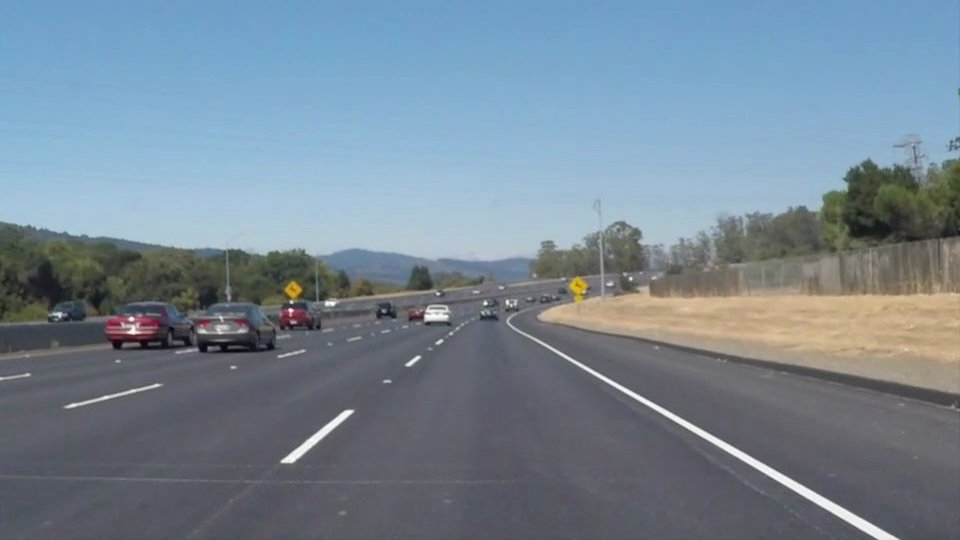
#> input picture inputs/solidWhiteCurve.jpg, 960 x 540 px
$ python -i lane_detector.py   (imports and definitions only)   (older library calls are emulated)
#> lines starting #> are read from the running program, lines starting #| are printed output that depends on the picture; after the words box and inside, x2 and y2 are one past the last pixel; in counts of white or black regions, pixels touching at a corner belong together
import cv2
import numpy as np

class LaneDetector:
    def __init__(self):

        self.left_a, self.left_b, self.left_c = [], [], []
        self.right_a, self.right_b, self.right_c = [], [], []
        self.lane_distance_threshold_m = 4.0

    def pipeline(self, img, s_thresh=(100, 255), sx_thresh=(15, 255)):
        img = np.copy(img)
        hls = cv2.cvtColor(img, cv2.COLOR_RGB2HLS).astype(float)
        l_channel = hls[:,:,1]
        s_channel = hls[:,:,2]

        sobelx = cv2.Sobel(l_channel, cv2.CV_64F, 1, 1)
        abs_sobelx = np.absolute(sobelx)
        scaled_sobel = np.uint8(255*abs_sobelx/np.max(abs_sobelx))

        sxbinary = np.zeros_like(scaled_sobel)
        sxbinary[(scaled_sobel >= sx_thresh[0]) & (scaled_sobel <= sx_thresh[1])] = 1

        s_binary = np.zeros_like(s_channel)
        s_binary[(s_channel >= s_thresh[0]) & (s_channel <= s_thresh[1])] = 1

        combined_binary = np.zeros_like(sxbinary)
        combined_binary[(s_binary == 1) | (sxbinary == 1)] = 1
        return combined_binary

    def perspective_warp(self, img, dst_size=(1280,720)):
        src = np.float32([(0.43,0.65),(0.58,0.65),(0.1,1),(1,1)])
        dst = np.float32([(0,0), (1, 0), (0,1), (1,1)])
        img_size = np.float32([(img.shape[1],img.shape[0])])
        src = src * img_size
        dst = dst * np.float32(dst_size)
        M = cv2.getPerspectiveTransform(src, dst)
        warped = cv2.warpPerspective(img, M, dst_size)
        return warped, M

    def get_hist(self, img):
        return np.sum(img[img.shape[0]//2:,:], axis=0)

    def sliding_window(self, img, nwindows=9, margin=150, minpix=1, draw_windows=True):
        left_fit_ = np.empty(3)
        right_fit_ = np.empty(3)
        out_img = np.dstack((img, img, img))*255

        histogram = self.get_hist(img)
        midpoint = int(histogram.shape[0]/2)
        leftx_base = np.argmax(histogram[:midpoint])
        rightx_base = np.argmax(histogram[midpoint:]) + midpoint

        window_height = int(img.shape[0]/nwindows)
        nonzero = img.nonzero()
        nonzeroy = np.array(nonzero[0])
        nonzerox = np.array(nonzero[1])
        leftx_current = leftx_base
        rightx_current = rightx_base

        left_lane_inds = []
        right_lane_inds = []

        for window in range(nwindows):
            win_y_low = img.shape[0] - (window+1)*window_height
            win_y_high = img.shape[0] - window*window_height
            win_xleft_low = leftx_current - margin
            win_xleft_high = leftx_current + margin
            win_xright_low = rightx_current - margin
            win_xright_high = rightx_current + margin

            if draw_windows:
                cv2.rectangle(out_img,(win_xleft_low,win_y_low),(win_xleft_high,win_y_high),(100,255,255), 3)
                cv2.rectangle(out_img,(win_xright_low,win_y_low),(win_xright_high,win_y_high),(100,255,255), 3)

            good_left_inds = ((nonzeroy >= win_y_low) & (nonzeroy < win_y_high) &
                            (nonzerox >= win_xleft_low) & (nonzerox < win_xleft_high)).nonzero()[0]
            good_right_inds = ((nonzeroy >= win_y_low) & (nonzeroy < win_y_high) &
                            (nonzerox >= win_xright_low) & (nonzerox < win_xright_high)).nonzero()[0]

            left_lane_inds.append(good_left_inds)
            right_lane_inds.append(good_right_inds)

            if len(good_left_inds) > minpix:
                leftx_current = int(np.mean(nonzerox[good_left_inds]))
            if len(good_right_inds) > minpix:
                rightx_current = int(np.mean(nonzerox[good_right_inds]))

        left_lane_inds = np.concatenate(left_lane_inds)
        right_lane_inds = np.concatenate(right_lane_inds)

        leftx = nonzerox[left_lane_inds]
        lefty = nonzeroy[left_lane_inds]
        rightx = nonzerox[right_lane_inds]
        righty = nonzeroy[right_lane_inds]

        if len(lefty) > 0 and len(leftx) > 0:
            left_fit = np.polyfit(lefty, leftx, 2)
            self.left_a.append(left_fit[0])
            self.left_b.append(left_fit[1])
            self.left_c.append(left_fit[2])
        else:
            left_fit = None

        if len(righty) > 0 and len(rightx) > 0:
            right_fit = np.polyfit(righty, rightx, 2)
            self.right_a.append(right_fit[0])
            self.right_b.append(right_fit[1])
            self.right_c.append(right_fit[2])
        else:
            right_fit = None

        left_fit_[0] = np.mean(self.left_a[-10:]) if self.left_a else 0
        left_fit_[1] = np.mean(self.left_b[-10:]) if self.left_b else 0
        left_fit_[2] = np.mean(self.left_c[-10:]) if self.left_c else 0

        right_fit_[0] = np.mean(self.right_a[-10:]) if self.right_a else 0
        right_fit_[1] = np.mean(self.right_b[-10:]) if self.right_b else 0
        right_fit_[2] = np.mean(self.right_c[-10:]) if self.right_c else 0

        ploty = np.linspace(0, img.shape[0]-1, img.shape[0])
        left_fitx = left_fit_[0]*ploty**2 + left_fit_[1]*ploty + left_fit_[2]
        right_fitx = right_fit_[0]*ploty**2 + right_fit_[1]*ploty + right_fit_[2]

        out_img[nonzeroy[left_lane_inds], nonzerox[left_lane_inds]] = [255, 0, 100]
        out_img[nonzeroy[right_lane_inds], nonzerox[right_lane_inds]] = [0, 100, 255]

        return out_img, (left_fitx, right_fitx), (left_fit_, right_fit_), ploty

    def get_curve(self, img, leftx, rightx):
        ploty = np.linspace(0, img.shape[0]-1, img.shape[0])
        y_eval = np.max(ploty)
        ym_per_pix = 30.5/720
        xm_per_pix = 3.7/720
         # Ensure leftx, rightx, and ploty are the same length and not empty
        min_len = min(len(leftx), len(rightx), len(ploty))
        if min_len == 0:
            # Return default values if any array is empty
            return 0, 0, 0, 0, 0

        leftx = leftx[:min_len]
        rightx = rightx[:min_len]
        ploty = ploty[:min_len]
        left_fit_cr = np.polyfit(ploty*ym_per_pix, leftx*xm_per_pix, 2)
        right_fit_cr = np.polyfit(ploty*ym_per_pix, rightx*xm_per_pix, 2)

        left_curverad = ((1 + (2*left_fit_cr[0]*y_eval*ym_per_pix + left_fit_cr[1])**2)**1.5) / np.absolute(2*left_fit_cr[0])
        right_curverad = ((1 + (2*right_fit_cr[0]*y_eval*ym_per_pix + right_fit_cr[1])**2)**1.5) / np.absolute(2*right_fit_cr[0])

        car_pos = img.shape[1]/2
        l_fit_x_int = left_fit_cr[0]*img.shape[0]**2 + left_fit_cr[1]*img.shape[0] + left_fit_cr[2]
        r_fit_x_int = right_fit_cr[0]*img.shape[0]**2 + right_fit_cr[1]*img.shape[0] + right_fit_cr[2]

        left_lane_dist_from_center = (car_pos - l_fit_x_int) * xm_per_pix
        right_lane_dist_from_center = (r_fit_x_int - car_pos) * xm_per_pix

        center_offset = (car_pos - (r_fit_x_int + l_fit_x_int)/2) * xm_per_pix

        return (left_curverad, right_curverad, center_offset, left_lane_dist_from_center, right_lane_dist_from_center)

    def draw_lanes(self, img, left_fit, right_fit, Minv):
        ploty = np.linspace(0, img.shape[0]-1, img.shape[0])
        color_img = np.zeros_like(img)

        left = np.array([np.transpose(np.vstack([left_fit, ploty]))])
        right = np.array([np.flipud(np.transpose(np.vstack([right_fit, ploty])))])
        points = np.hstack((left, right))

        cv2.fillPoly(color_img, np.int_(points), (0,200,255))
        inv_perspective = cv2.warpPerspective(color_img, Minv, (img.shape[1], img.shape[0]))
        inv_perspective = cv2.addWeighted(img, 1, inv_perspective, 0.7, 0)
        return inv_perspective

    def process_frame(self, frame):
        frame_rgb = cv2.cvtColor(frame, cv2.COLOR_BGR2RGB)
        binary_img = self.pipeline(frame_rgb)
        warped_img, M = self.perspective_warp(binary_img)
        Minv = cv2.getPerspectiveTransform(
            np.float32([(0,0), (1, 0), (0,1), (1,1)])*np.float32([(frame.shape[1],frame.shape[0])]),
            np.float32([(0.43,0.65),(0.58,0.65),(0.1,1),(1,1)])*np.float32([(frame.shape[1],frame.shape[0])])
        )

        out_img, curves, lanes, ploty = self.sliding_window(warped_img, draw_windows=False)

        if curves and len(curves[0]) > 0 and len(curves[1]) > 0:
            left_curverad, right_curverad, center_offset, left_lane_dist_from_center, right_lane_dist_from_center = self.get_curve(frame, curves[0], curves[1])
            processed_frame = self.draw_lanes(frame, curves[0], curves[1], Minv)

            font = cv2.FONT_HERSHEY_SIMPLEX
            fontSize = 1

            # Add measurements
            cv2.putText(processed_frame, f'Lane Curvature: {np.mean([left_curverad, right_curverad]):.0f} m', (50, 50), font, fontSize, (255,255,255), 2)
            cv2.putText(processed_frame, f'Vehicle offset: {center_offset:.2f} m', (50, 100), font, fontSize, (255,255,255), 2)
            cv2.putText(processed_frame, f'Left Lane Dist: {left_lane_dist_from_center:.2f} m', (50, 150), font, fontSize, (255,255,255), 2)
            cv2.putText(processed_frame, f'Right Lane Dist: {right_lane_dist_from_center:.2f} m', (50, 200), font, fontSize, (255,255,255), 2)

            # Check lane departure
            if abs(left_lane_dist_from_center) > self.lane_distance_threshold_m or abs(right_lane_dist_from_center) > self.lane_distance_threshold_m:
                if abs(left_lane_dist_from_center) > self.lane_distance_threshold_m:
                    warning_message = f"WARNING: Vehicle out of left lane by {abs(left_lane_dist_from_center) - self.lane_distance_threshold_m:.2f} m"
                    steering_message = "Steer Right"
                else:
                    warning_message = f"WARNING: Vehicle out of right lane by {abs(right_lane_dist_from_center) - self.lane_distance_threshold_m:.2f} m"
                    steering_message = "Steer Left"
                warning_color = (0, 0, 255)
            else:
                warning_message = "Good lane keeping"
                steering_message = ""
                warning_color = (0, 255, 0)

            cv2.putText(processed_frame, warning_message, (frame.shape[1] // 2 - 400, frame.shape[0] // 2), font, fontSize * 1.2, warning_color, 2)
            if steering_message:
                cv2.putText(processed_frame, steering_message, (frame.shape[1] // 2 - 100, frame.shape[0] // 2 + 50), font, fontSize * 1.5, warning_color, 3)

            return processed_frame, out_img
        else:
            cv2.putText(frame, "No lanes detected", (frame.shape[1] // 2 - 400, frame.shape[0] // 2), font, fontSize * 1.2, (255, 255, 0), 2)
            return frame, out_img

>>> import cv2
>>> picture = cv2.imread('inputs/solidWhiteCurve.jpg')
#> picture is the input picture: shape (540, 960, 3); mean B, G, R 148.1, 134.5, 118.5
>>> result = LaneDetector().process_frame(picture)
#> in pipeline, `hls = cv2.cvtColor(img, cv2.COLOR_RGB2HLS).astype(float)`:
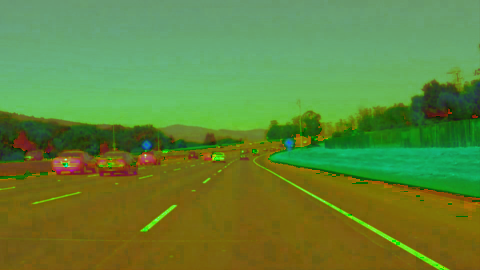
#> hls: shape (540, 960, 3) float64 (shown at 1/2 size); mean R, G, B 97.9, 133.5, 57.7
#> in pipeline, `l_channel = hls[:,:,1]`:
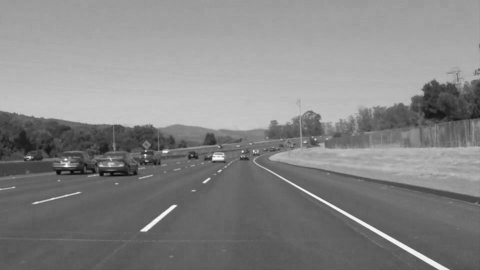
#> l_channel: shape (540, 960) float64 (shown at 1/2 size); min 8, max 255, mean 133.5
#> in pipeline, `s_channel = hls[:,:,2]`:
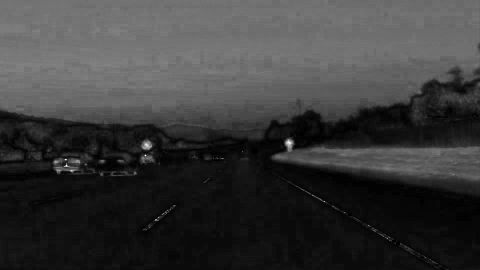
#> s_channel: shape (540, 960) float64 (shown at 1/2 size); min 0, max 255, mean 57.7
#> in pipeline, `sobelx = cv2.Sobel(l_channel, cv2.CV_64F, 1, 1)`:
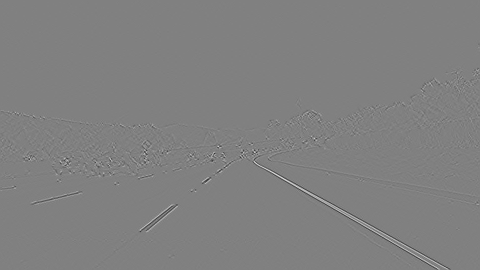
#> sobelx: shape (540, 960) float64 (shown at 1/2 size); min -135, max 133, mean 0; drawn with min black and max white
#> in process_frame, `binary_img = self.pipeline(frame_rgb)`:
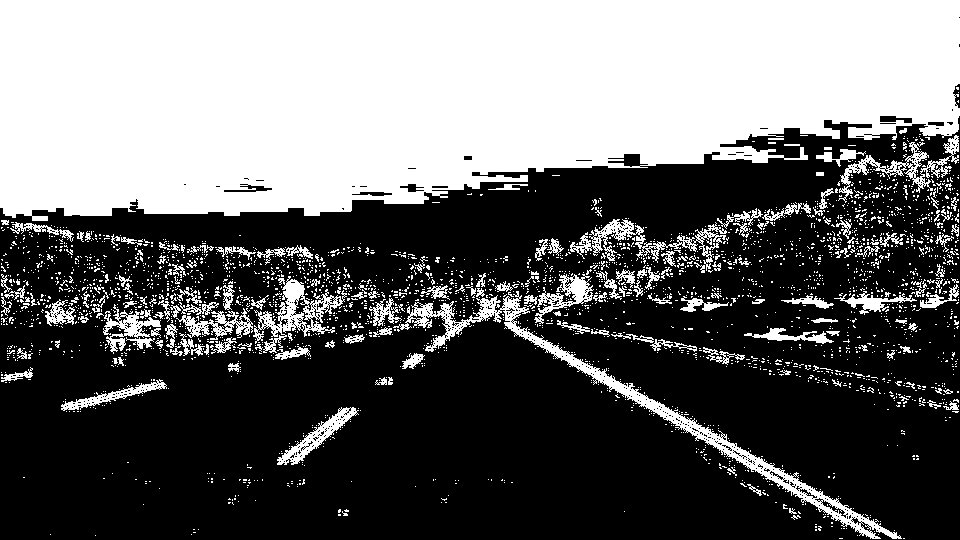
#> binary_img: shape (540, 960); values 0 (black) and 1 (white), 40.7% white; 3016 white regions (2841 under 20 px), largest, box (x1, y1, x2, y2) and area: (0, 0, 960, 221) 172331, (393, 291, 902, 539) 6625, (253, 276, 347, 353) 2073
#> in perspective_warp, `warped = cv2.warpPerspective(img, M, dst_size)`:
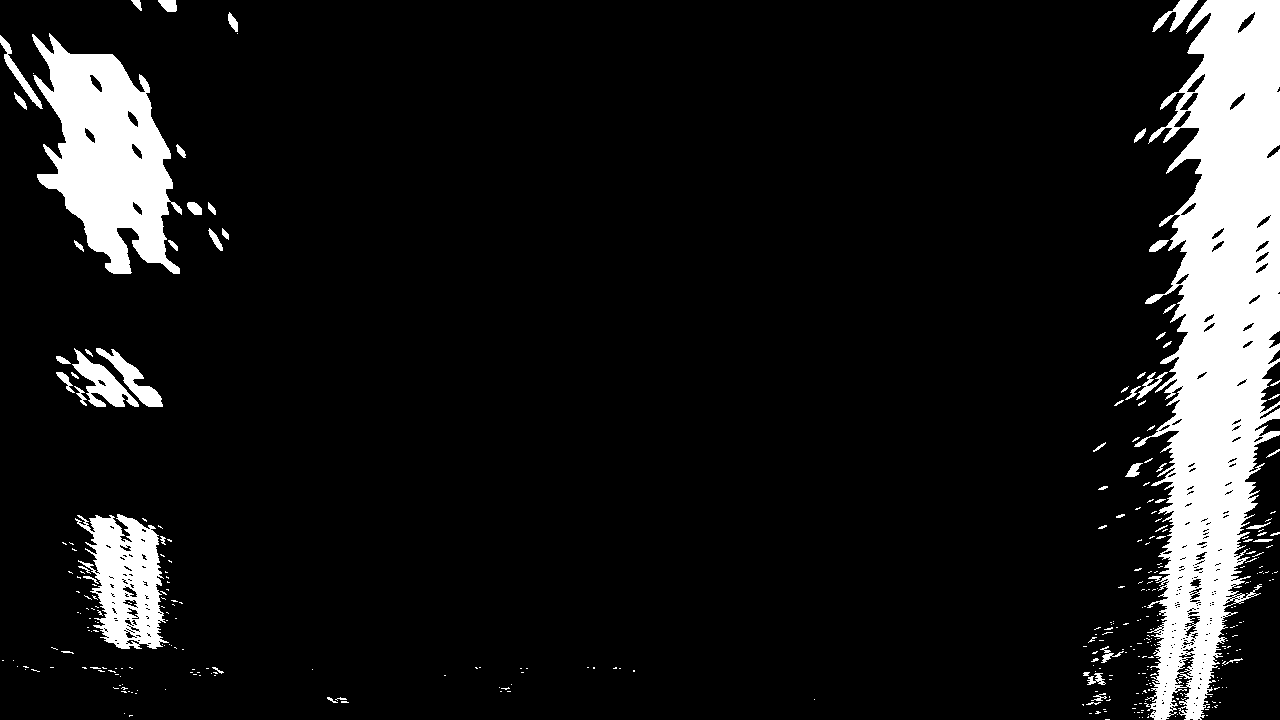
#> warped: shape (720, 1280); values 0 (black) and 1 (white), 10.3% white; 347 white regions (286 under 20 px), largest, box (x1, y1, x2, y2) and area: (1134, 0, 1280, 720) 59575, (32, 33, 182, 274) 19781, (75, 514, 169, 649) 7292
#> in process_frame, `warped_img, M = self.perspective_warp(binary_img)`: M = [[-1.07, -1.8, 1074], [2.37e-16, -2.76, 968.3], [0, -0.00319, 1]]
#> in sliding_window, `histogram = self.get_hist(img)`: histogram = 1280 values, max 338 at index 1202, min 0 at index 0, mean 30.32
#> in sliding_window, `leftx_base = np.argmax(histogram[:midpoint])`: leftx_base = 118
#> in sliding_window, `rightx_base = np.argmax(histogram[midpoint:]) + midpoint`: rightx_base = 1202
#> in sliding_window, `nonzero = img.nonzero()`: nonzero = 94581 positions, rows 0 to 719, columns 0 to 1279
#> in sliding_window, `leftx_current = leftx_base`: leftx_current = 118
#> in sliding_window, `rightx_current = rightx_base`: rightx_current = 1202
#> the loop in sliding_window, `for window in range(nwindows):` made 9 passes
#> (win_xleft_low, win_xleft_high, win_xright_low, win_xright_high, leftx_current, rightx_current) on passes 1 to 8: (-32, 268, 1052, 1352, 130, 1174), (-20, 280, 1024, 1324, 127, 1196), (-23, 277, 1046, 1346, 121, 1206), (-29, 271, 1056, 1356, 124, 1212), (-26, 274, 1062, 1362, 107, 1219), (-43, 257, 1069, 1369, 134, 1225), (-16, 284, 1075, 1375, 117, 1231), (-33, 267, 1081, 1381, 101, 1228)
#> after the loop in sliding_window, `for window in range(nwindows):`: left_lane_inds = 9 items
#> in sliding_window, `left_fit = np.polyfit(lefty, leftx, 2)`: left_fit = [-0.000203, 0.193, 82.18]
#> in sliding_window, `right_fit = np.polyfit(righty, rightx, 2)`: right_fit = [-0.000156, 0.0302, 1230.1]
#> in sliding_window, `out_img[nonzeroy[right_lane_inds], nonzerox[right_lane_inds]] = [0, 10..`:
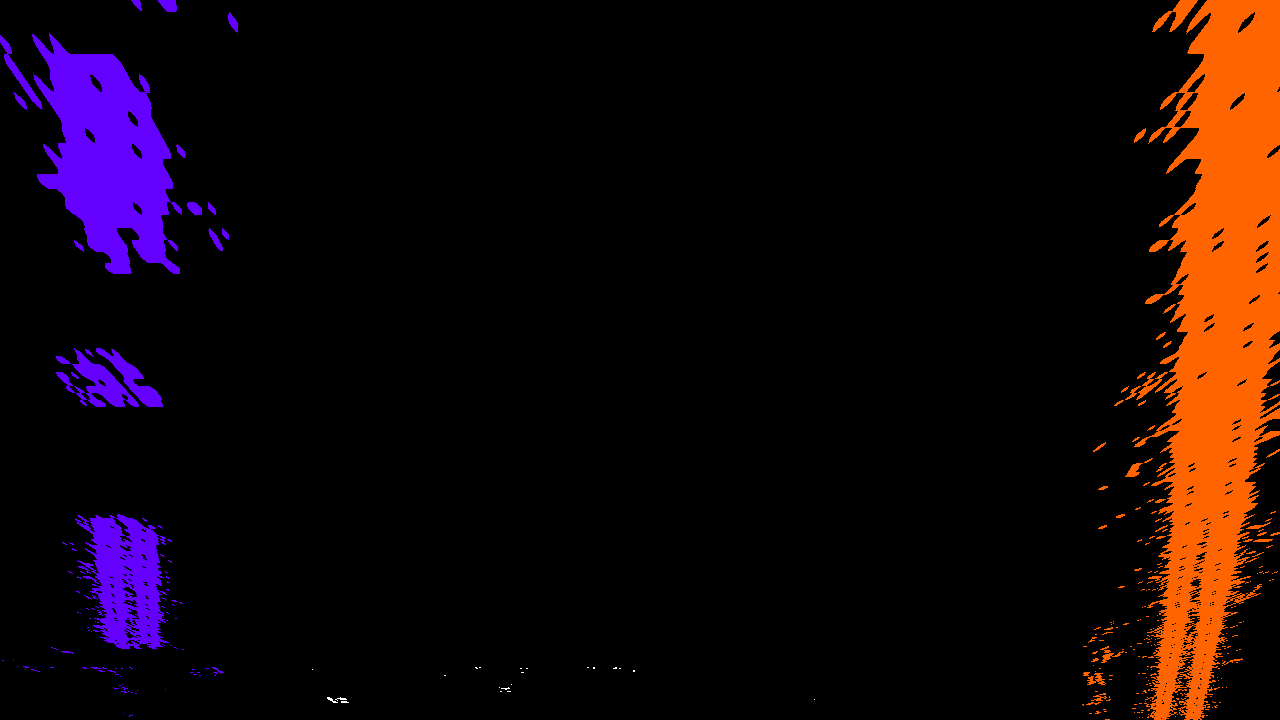
#> out_img: shape (720, 1280, 3); mean of channels 0, 1, 2 8.9, 6.8, 20.8; drawn as B, G, R
#> in process_frame, `out_img, curves, lanes, ploty = self.sliding_window(warped_img, draw_w..`: lanes = ([-0.000203, 0.193, 82.18], [-0.000156, 0.0302, 1230.1]); ploty = 720 values from 0 to 719
#> in get_curve, `min_len = min(len(leftx), len(rightx), len(ploty))`: min_len = 540
#> in get_curve, `leftx = leftx[:min_len]`: leftx = 540 values, max 128.3 at index 477, min 82.18 at index 0, mean 114.6
#> in get_curve, `rightx = rightx[:min_len]`: rightx = 540 values, max 1231.6 at index 97, min 1201.2 at index 539, mean 1223.2
#> in get_curve, `left_fit_cr = np.polyfit(ploty*ym_per_pix, leftx*xm_per_pix, 2)`: left_fit_cr = [-0.00058, 0.0234, 0.422]
#> in get_curve, `right_fit_cr = np.polyfit(ploty*ym_per_pix, rightx*xm_per_pix, 2)`: right_fit_cr = [-0.000446, 0.00367, 6.32]
#> in get_curve, `left_curverad = ((1 + (2*left_fit_cr[0]*y_eval*ym_per_pix + left_fit_c..`: left_curverad = 861.8
#> in get_curve, `right_curverad = ((1 + (2*right_fit_cr[0]*y_eval*ym_per_pix + right_fi..`: right_curverad = 1122.4
#> in get_curve, `l_fit_x_int = left_fit_cr[0]*img.shape[0]**2 + left_fit_cr[1]*img.shap..`: l_fit_x_int = -156.1
#> in get_curve, `r_fit_x_int = right_fit_cr[0]*img.shape[0]**2 + right_fit_cr[1]*img.sh..`: r_fit_x_int = -121.7
#> in get_curve, `left_lane_dist_from_center = (car_pos - l_fit_x_int) * xm_per_pix`: left_lane_dist_from_center = 3.27
#> in get_curve, `right_lane_dist_from_center = (r_fit_x_int - car_pos) * xm_per_pix`: right_lane_dist_from_center = -3.09
#> in get_curve, `center_offset = (car_pos - (r_fit_x_int + l_fit_x_int)/2) * xm_per_pix`: center_offset = 3.18
#> in process_frame, `left_curverad, right_curverad, center_offset, left_lane_dist_from_cent..`: left_curverad = 861.8; right_curverad = 1122.4; center_offset = 3.18; left_lane_dist_from_center = 3.27; right_lane_dist_from_center = -3.09
#> (the run stopped early here; a loop or call above may not have finished)
